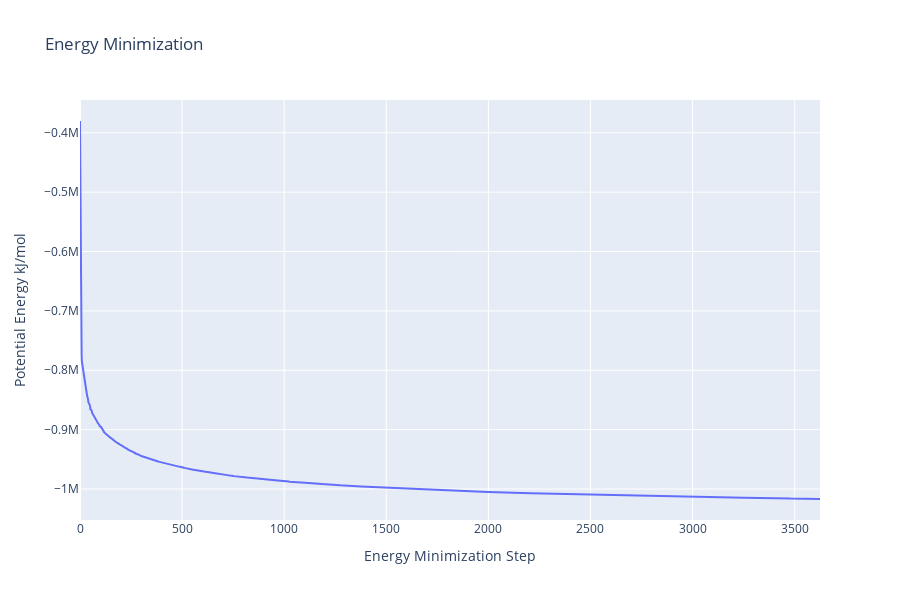

The notebook cell saved with this chart:
### Code cell
import plotly.graph_objs as go

#Read data from file and filter energy values higher than 1000 kJ/mol
with open(output_min_ene_xvg, 'r') as energy_file:
    x, y = zip(*[
        (float(line.split()[0]), float(line.split()[1]))
        for line in energy_file
        if not line.startswith(("#", "@"))
        if float(line.split()[1]) < 1000
    ])

# Create a scatter plot
fig = go.Figure(data=go.Scatter(x=x, y=y, mode='lines'))

# Update layout
fig.update_layout(title="Energy Minimization",
                  xaxis_title="Energy Minimization Step",
                  yaxis_title="Potential Energy kJ/mol",
                  height=600)

# Show the figure (renderer changes for colab and jupyter)
rend = 'colab' if 'google.colab' in sys.modules else ''
fig.show(renderer=rend)

### Figure 1 — Plotly figure (JSON) as saved in the notebook; plotly's stock layout.template omitted (floating-point values rounded to 4 significant figures; data arrays with more than 128 entries replaced by an {"elided": "..."} marker saying what was removed)
{"data": [{"mode": "lines", "type": "scatter", "x": {"elided": "2869 int values"}, "y": {"elided": "2869 float values"}}], "layout": {"height": 600, "title": {"text": "Energy Minimization"}, "xaxis": {"title": {"text": "Energy Minimization Step"}}, "yaxis": {"title": {"text": "Potential Energy kJ/mol"}}}}
